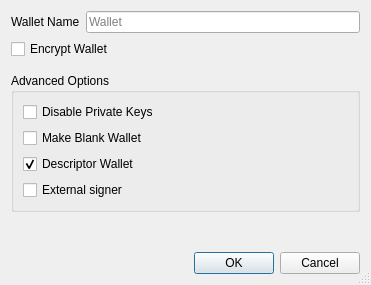
<?xml version="1.0" encoding="UTF-8"?>
<ui version="4.0">
 <class>CreateWalletDialog</class>
 <widget class="QDialog" name="CreateWalletDialog">
  <property name="geometry">
   <rect>
    <x>0</x>
    <y>0</y>
    <width>371</width>
    <height>285</height>
   </rect>
  </property>
  <property name="windowTitle">
   <string>Create Wallet</string>
  </property>
  <property name="sizeGripEnabled">
   <bool>true</bool>
  </property>
  <layout class="QVBoxLayout" name="verticalLayout">
   <item>
    <layout class="QHBoxLayout" name="horizontalLayout">
     <item>
      <widget class="QLabel" name="wallet_name_label">
       <property name="text">
        <string>Wallet Name</string>
       </property>
      </widget>
     </item>
     <item>
      <widget class="QLineEdit" name="wallet_name_line_edit">
       <property name="minimumSize">
        <size>
         <width>262</width>
         <height>0</height>
        </size>
       </property>
       <property name="placeholderText">
        <string>Wallet</string>
       </property>
      </widget>
     </item>
    </layout>
   </item>
   <item>
    <widget class="QCheckBox" name="encrypt_wallet_checkbox">
     <property name="toolTip">
      <string>Encrypt the wallet. The wallet will be encrypted with a passphrase of your choice.</string>
     </property>
     <property name="text">
      <string>Encrypt Wallet</string>
     </property>
     <property name="checked">
      <bool>false</bool>
     </property>
    </widget>
   </item>
   <item>
    <spacer name="verticalSpacer_1">
     <property name="orientation">
      <enum>Qt::Vertical</enum>
     </property>
     <property name="sizeType">
      <enum>QSizePolicy::Fixed</enum>
     </property>
     <property name="sizeHint" stdset="0">
      <size>
       <width>20</width>
       <height>8</height>
      </size>
     </property>
    </spacer>
   </item>
   <item>
    <widget class="QGroupBox" name="groupBox">
     <property name="title">
      <string>Advanced Options</string>
     </property>
     <layout class="QVBoxLayout" name="verticalLayout_groupbox">
      <item>
       <widget class="QCheckBox" name="disable_privkeys_checkbox">
        <property name="enabled">
         <bool>true</bool>
        </property>
        <property name="toolTip">
         <string>Disable private keys for this wallet. Wallets with private keys disabled will have no private keys and cannot have an HD seed or imported private keys. This is ideal for watch-only wallets.</string>
        </property>
        <property name="text">
         <string>Disable Private Keys</string>
        </property>
       </widget>
      </item>
      <item>
       <widget class="QCheckBox" name="blank_wallet_checkbox">
        <property name="toolTip">
         <string>Make a blank wallet. Blank wallets do not initially have private keys or scripts. Private keys and addresses can be imported, or an HD seed can be set, at a later time.</string>
        </property>
        <property name="text">
         <string>Make Blank Wallet</string>
        </property>
       </widget>
      </item>
      <item>
       <widget class="QCheckBox" name="descriptor_checkbox">
        <property name="toolTip">
         <string>Use descriptors for scriptPubKey management</string>
        </property>
        <property name="text">
         <string>Descriptor Wallet</string>
        </property>
        <property name="checked">
         <bool>true</bool>
        </property>
       </widget>
      </item>
      <item>
       <widget class="QCheckBox" name="external_signer_checkbox">
        <property name="toolTip">
         <string>Use an external signing device such as a hardware wallet. Configure the external signer script in wallet preferences first.</string>
        </property>
        <property name="text">
         <string>External signer</string>
        </property>
       </widget>
      </item>
     </layout>
    </widget>
   </item>
   <item>
    <spacer name="verticalSpacer_2">
     <property name="orientation">
      <enum>Qt::Vertical</enum>
     </property>
     <property name="sizeHint" stdset="0">
      <size>
       <width>20</width>
       <height>0</height>
      </size>
     </property>
    </spacer>
   </item>
   <item>
    <widget class="QDialogButtonBox" name="buttonBox">
     <property name="orientation">
      <enum>Qt::Horizontal</enum>
     </property>
     <property name="standardButtons">
      <set>QDialogButtonBox::Cancel|QDialogButtonBox::Ok</set>
     </property>
    </widget>
   </item>
  </layout>
 </widget>
 <tabstops>
  <tabstop>wallet_name_line_edit</tabstop>
  <tabstop>encrypt_wallet_checkbox</tabstop>
  <tabstop>disable_privkeys_checkbox</tabstop>
  <tabstop>blank_wallet_checkbox</tabstop>
  <tabstop>descriptor_checkbox</tabstop>
  <tabstop>external_signer_checkbox</tabstop>
 </tabstops>
 <resources/>
 <connections>
  <connection>
   <sender>buttonBox</sender>
   <signal>accepted()</signal>
   <receiver>CreateWalletDialog</receiver>
   <slot>accept()</slot>
   <hints>
    <hint type="sourcelabel">
     <x>248</x>
     <y>254</y>
    </hint>
    <hint type="destinationlabel">
     <x>157</x>
     <y>274</y>
    </hint>
   </hints>
  </connection>
  <connection>
   <sender>buttonBox</sender>
   <signal>rejected()</signal>
   <receiver>CreateWalletDialog</receiver>
   <slot>reject()</slot>
   <hints>
    <hint type="sourcelabel">
     <x>316</x>
     <y>260</y>
    </hint>
    <hint type="destinationlabel">
     <x>286</x>
     <y>274</y>
    </hint>
   </hints>
  </connection>
 </connections>
</ui>
